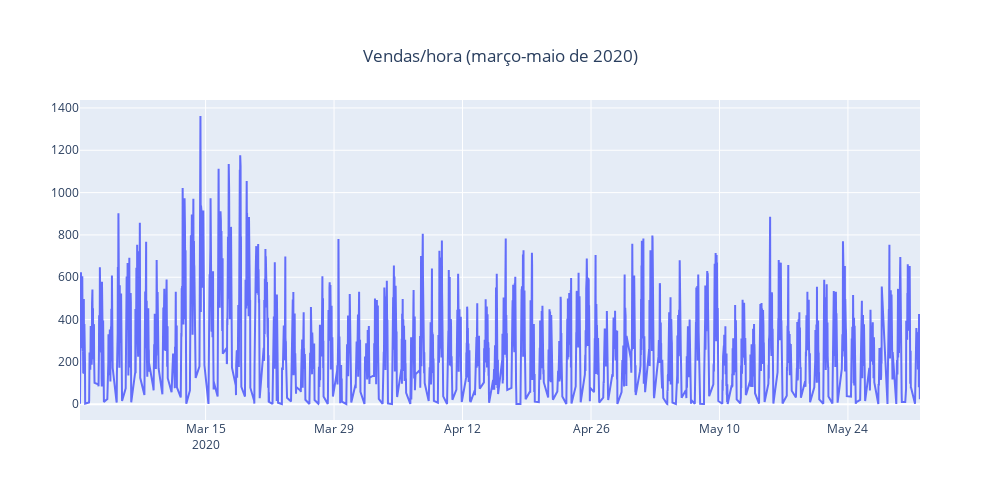

Source (notebook cell):
### Markdown cell above
# Análise dos Dados

<div class="alert alert-block alert-warning">
<b>Obs:</b> Na análise dos dados identificamos incosistências que podem comprometer a performance dos modelos
gerados nesse trabalho. Para mitigar esse impacto foram feitas análises sobre os dados agregados ao dia e por hora.
Esse notebook inicia a apresentação dos dados agregados por hora.
</div>

### Code cell
iplot(dtview.plot_scatter(df_274_time_sale,title='Vendas/hora (março-maio de 2020)'))

### Figure 1 — Plotly figure (JSON) as saved in the notebook; plotly's stock layout.template omitted (floating-point values rounded to 4 significant figures; data arrays with more than 128 entries replaced by an {"elided": "..."} marker saying what was removed)
{"data": [{"type": "scatter", "x": {"elided": "2555 str values"}, "y": {"elided": "2555 int values"}}], "layout": {"height": 500, "title": {"text": "Vendas/hora (março-maio de 2020)", "x": 0.5, "xanchor": "center", "y": 0.9, "yanchor": "top"}, "width": 1000}}
